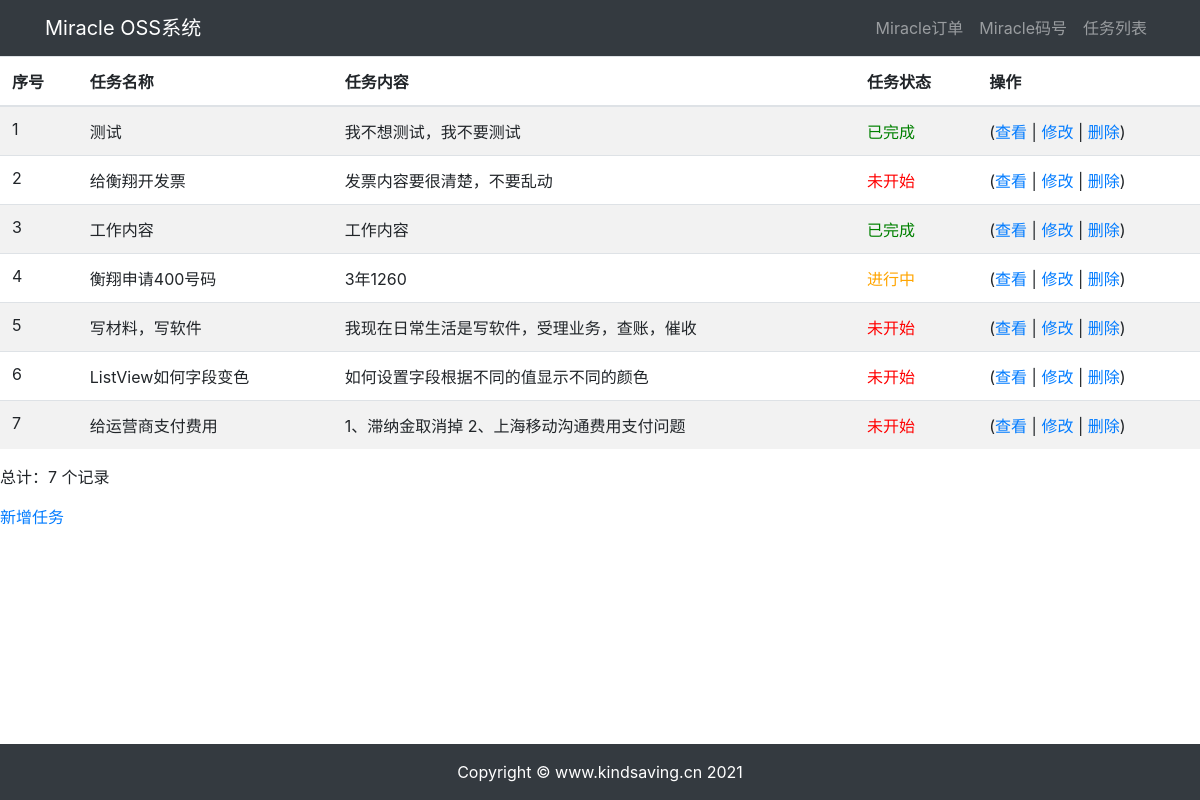
The page /tasks/ on the database as committed earlier.
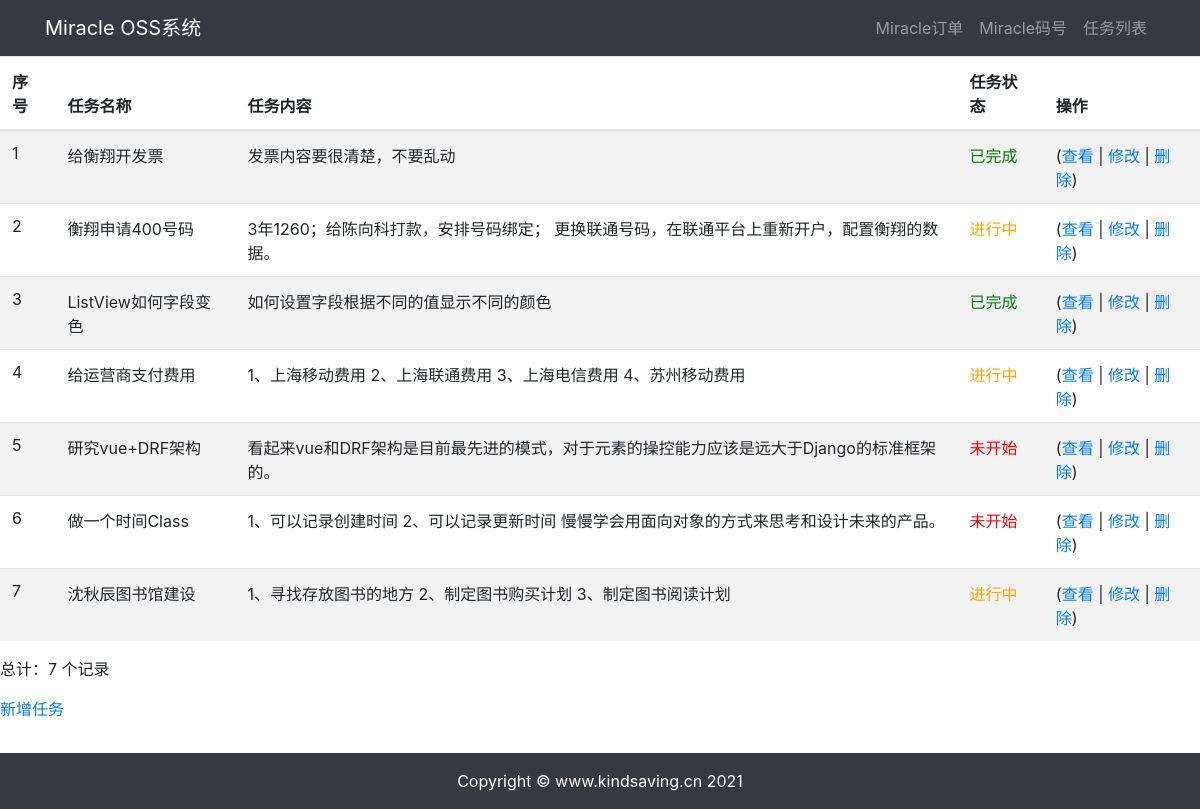
The same page on the database as committed later.
### tasks/models.py (models this page shows, shortened)
class Task(models.Model):
    name = models.CharField(verbose_name="任务名称", max_length=65, unique=True)
    content = models.TextField(verbose_name="任务内容",default=" ")
    status = models.CharField(verbose_name="状态", max_length=1, choices=Status.choices)

### tasks/views.py (the view)
# urls.py: path('', views.TaskListView.as_view(), name='task_list'),
class TaskListView(ListView):
    model = Task
    context_object_name = 'tasks'
    paginate_by = 10

### tasks/templates/tasks/task_list.html (shortened to what this page needs)
{% extends "base.html" %}
{% block content %}
{% load widget_tweaks %}
<table class="table table-striped">
    <thead>
        <tr>
            <th>序号</th>
            <th>任务名称</th>
            <th>任务内容</th>
            <th data-formatter="displaycolor"><span>任务状态</span></th>
            <th>操作</th>
        </tr>
    </thead>
    <tbody>
{% for task in tasks %}
        <tr>
            <td>
{{ forloop.counter }}
            </td>
            <td>
{{ task.name }}
            </td>
            <td>
{{ task.content }}
            </td>
            {% if task.get_status_display == "未开始" %}
            <td style="color: red">
            {%elif task.get_status_display == "进行中" %}
            <td style="color: orange">
            {%elif task.get_status_display == "已完成" %}
            <td style="color: green">
            {% else %}
            <td>
            {%endif%}
                <span>{{ task.get_status_display }}</span>
            </td>
            <td>
         (<a href="{% url 'tasks:task_detail' task.id %}">查看</a> | <a href="{% url 'tasks:task_update' task.id %}">修改</a> |
         <a href="{% url 'tasks:task_delete' task.id %}">删除</a>)
            </td>
{% endfor %}
        </tr>
    </tbody>
</table>
<p>总计：{{tasks.count}} 个记录</p>
 <p> <a href="{% url 'tasks:task_create' %}">新增任务</a></p>
{% endblock content %}

### djangoProject/templates/base.html (shortened to what this page needs)
{% load static %}
<html lang="zh-cn">
<head>
    <link rel="stylesheet" href="{%static 'bootstrap/css/bootstrap.css'%}">
</head>
<body>
{% include 'header.html' %}
{% block content %}{% endblock content %}
{% include 'footer.html' %}
</body>
</html>

### djangoProject/templates/header.html
<nav class="navbar navbar-expand-lg navbar-dark bg-dark">
  <div class="container">
    <a class="navbar-brand" href="/admin/">Miracle OSS系统</a>
    <div>
      <ul class="navbar-nav">
        <li class="nav-item">
          <a class="nav-link" href="/Miracle/MiracleOrders/">Miracle订单</a>
        </li>
                <li class="nav-item">
          <a class="nav-link" href="/Miracle/MiracleNumber/">Miracle码号</a>
        </li>
                <li class="nav-item">
          <a class="nav-link" href="/tasks/">任务列表</a>
        </li>
      </ul>
    </div>
  </div>
</nav>

### djangoProject/templates/footer.html
<div>
    <br><br><br>
</div>
<footer class="py-3 bg-dark fixed-bottom">
    <div class="container">
        <p class="m-0 text-center text-white">Copyright &copy; www.kindsaving.cn 2021</p>
    </div>
</footer>

Rows that differ between the two databases and show on the page:
removed Task: name "测试", content "我不想测试，我不要测试", status "已完成"
removed Task: name "工作内容", content "工作内容", status "已完成"
removed Task: name "写材料，写软件", content "我现在日常生活是写软件，受理业务，查账，催收", status "未开始"
changed Task "给衡翔开发票": status "未开始" → "已完成"
changed Task "衡翔申请400号码": content "3年1260" → "3年1260；给陈向科打款，安排号码绑定； 更换联通号码，在联通平台上重新开户，配置衡翔的数据。"
changed Task "ListView如何字段变色": status "未开始" → "已完成"
changed Task "给运营商支付费用": content "1、滞纳金取消掉 2、上海移动沟通费用支付问题" → "1、上海移动费用 2、上海联通费用 3、上海电信费用 4、苏州移动费用"; status "未开始" → "进行中"
added Task: name "研究vue+DRF架构", content "看起来vue和DRF架构是目前最先进的模式，对于元素的操控能力应该是远大于Django的标准框架的。", status "未开始"
added Task: name "做一个时间Class", content "1、可以记录创建时间 2、可以记录更新时间 慢慢学会用面向对象的方式来思考和设计未来的产品。", status "未开始"
added Task: name "沈秋辰图书馆建设", content "1、寻找存放图书的地方 2、制定图书购买计划 3、制定图书阅读计划", status "进行中"
